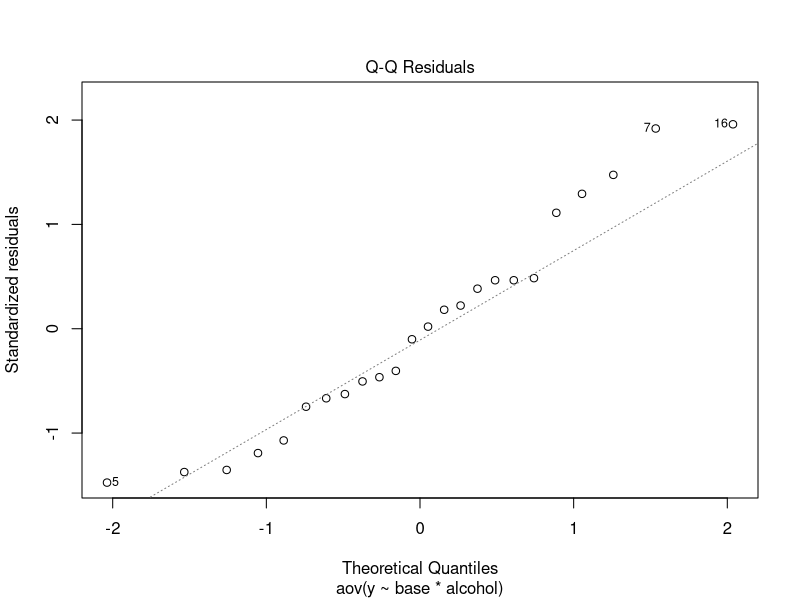
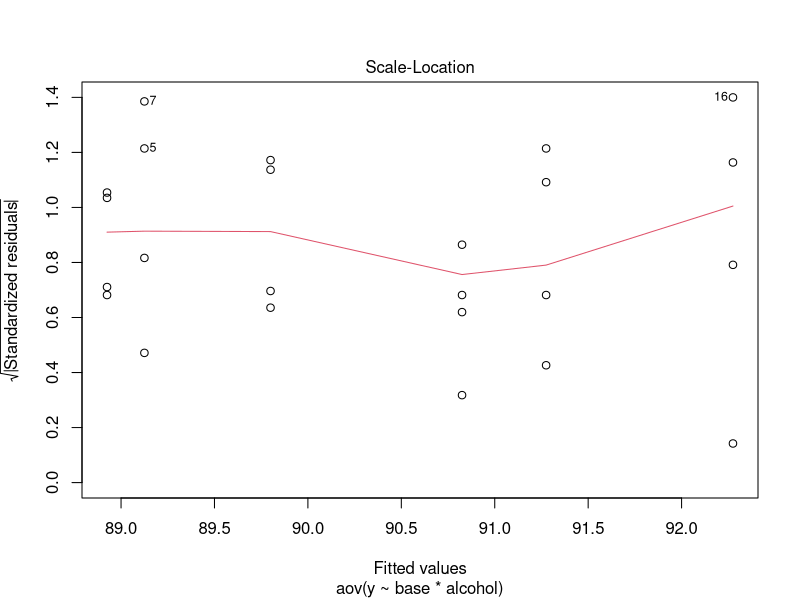
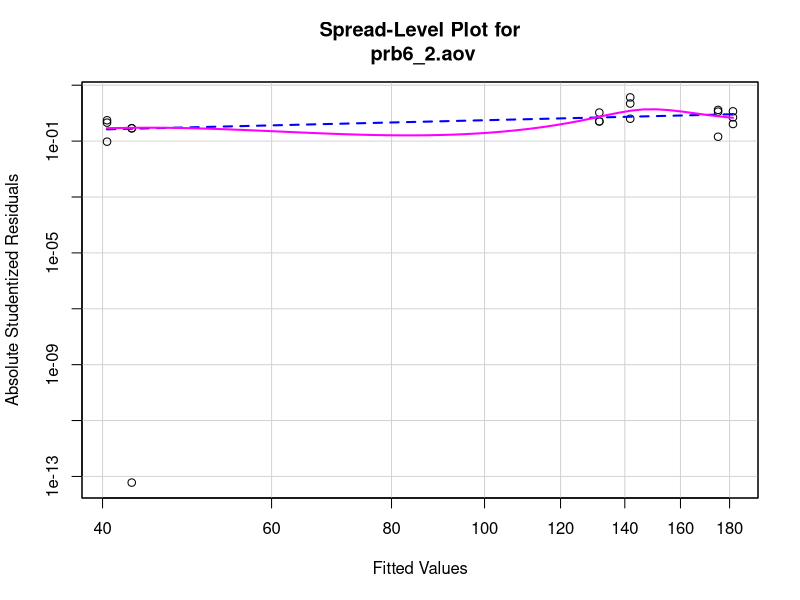

R code for these plots, in order:
####BIOS 7080: Hw Ch. 6####
if(!require(tidyverse))
  install.packages("tidyverse")
if(!require(car))
  install.packages("car")
if(!require(MASS))
  install.packages("MASS")

####Problem 6.1####
###Data Input###
#type of alcohol used in reaction
alcohol<-factor(c(rep(1, 8), rep(2, 8), rep(3, 8)))
#type of base used in reaction
base<-factor(c(rep(1, 4), rep(2, 4), rep(1, 4), rep(2, 4), rep(1, 4), rep(2, 4)))
#percent yield of reaction
y<-c(91.3, 89.9, 90.7, 91.4, 87.3, 89.4, 91.5, 88.3, 89.3, 88.1, 90.4, 91.4, 92.3,
     91.5, 90.6, 94.7, 89.5, 87.6, 88.3, 90.3, 93.1, 90.7, 91.5, 89.8)

#dataframe for the analysis
prb6_1.tibble<-tibble(alcohol, base, y)

###Part a)###
##ANOVA##
prb6_1.aov<-aov(y~base*alcohol, data = prb6_1.tibble)

###Part b)###
##cell means##
cellmu.prb6_1<-c(mean(y[1:4]), mean(y[5:8]), mean(y[9:12]), mean(y[13:16]),
                 mean(y[17:20]), mean(y[21:24]))
##marginal means##
#base means
basemu.prb6_1<-c(mean(y[base=="1"]), mean(y[base=="2"]))
#number of levels of base
n.base<-length(basemu.prb6_1)
#alcohol means
alcoholmu.prb6_1<-c(mean(y[alcohol=="1"]), mean(y[alcohol=="2"]),
                    mean(y[alcohol=="3"]))
#number of levels of alcohol
n.alcohol<-length(alcoholmu.prb6_1)
#total mean
mu.prb6_1<-mean(y)
#total number of cells
N.prb6_1<-length(prb6_1.tibble$y)
#number of replications
r.prb6_1<-4 #from the no. of observations per cell

##standard errors##
#MSE of the model
MSE.prb6_1<-summary(prb6_1.aov)[[1]][['Mean Sq']][4]
#MS of base
MSbase.prb6_1<-summary(prb6_1.aov)[[1]][['Mean Sq']][1]
#MS of alcohol
MSalcohol.prb6_1<-summary(prb6_1.aov)[[1]][['Mean Sq']][2]
#MS of interaction
MSintrct.prb6_1<-summary(prb6_1.aov)[[1]][['Mean Sq']][3]
#standard error of the base
sebase.prb6_1<-sqrt(MSE.prb6_1/(r.prb6_1*n.alcohol))
#standard error of the alcohol
sealcohol.prb6_1<-sqrt(MSE.prb6_1/(r.prb6_1*n.base))
#standard error of the cells
secells.prb6_1<-sqrt(MSE.prb6_1/r.prb6_1)

###Part c)###
#F statistic for interaction
F0.prb6_1<-MSintrct.prb6_1/MSE.prb6_1
#critical F-value (alpha, (n.base-1)*(n.alcohol-1), n.base*n.alcohol*(r.prb6_1-1))
Fcrit.prb6_1<-qf(0.95, (n.base-1)*(n.alcohol-1), n.base*n.alcohol*(r.prb6_1-1))
#p-value
pval.prb6_1<-pf(F0.prb6_1, (n.base-1)*(n.alcohol-1),
                n.base*n.alcohol*(r.prb6_1-1), lower.tail = F)

###Part d)###
#standard error for multiple contrasts (mu1-mu2)
sc.prb6_1<-sqrt((MSE.prb6_1/r.prb6_1)*(1^2+(-1)^2))
#Bonf. t-value for base effects (alpha/2=0.975, k=3, v=ab(r-1)=18)
tval.prb6_1b<-2.64
#Bonf. t-value for alcohol effects (alpha/2=0.975, k=6, v=ab(r-1)=18)
tval.prb6_1a<-2.96

##mulitple contrasts for simple effects
#base effects
b12alc1<-cellmu.prb6_1[1]-cellmu.prb6_1[2]
b12alc2<-cellmu.prb6_1[3]-cellmu.prb6_1[4]
b12alc3<-cellmu.prb6_1[5]-cellmu.prb6_1[6]

#alcohol effects
alc12b1<-cellmu.prb6_1[1]-cellmu.prb6_1[3]
alc13b1<-cellmu.prb6_1[1]-cellmu.prb6_1[5]
alc23b1<-cellmu.prb6_1[3]-cellmu.prb6_1[5]
alc12b2<-cellmu.prb6_1[2]-cellmu.prb6_1[4]
alc13b2<-cellmu.prb6_1[2]-cellmu.prb6_1[6]
alc23b2<-cellmu.prb6_1[4]-cellmu.prb6_1[6]

##95% SCI
#base effects
SCI95_b12alc1<-c(b12alc1-tval.prb6_1b*sc.prb6_1, b12alc1+tval.prb6_1b*sc.prb6_1)
SCI95_b12alc2<-c(b12alc2-tval.prb6_1b*sc.prb6_1, b12alc2+tval.prb6_1b*sc.prb6_1)
SCI95_b12alc3<-c(b12alc3-tval.prb6_1b*sc.prb6_1, b12alc3+tval.prb6_1b*sc.prb6_1)

#alcohol effects
SCI95_alc12b1<-c(alc12b1-tval.prb6_1a*sc.prb6_1, alc12b1+tval.prb6_1a*sc.prb6_1)
SCI95_alc13b1<-c(alc13b1-tval.prb6_1a*sc.prb6_1, alc13b1+tval.prb6_1a*sc.prb6_1)
SCI95_alc23b1<-c(alc23b1-tval.prb6_1a*sc.prb6_1, alc23b1+tval.prb6_1a*sc.prb6_1)
SCI95_alc12b2<-c(alc12b2-tval.prb6_1a*sc.prb6_1, alc12b2+tval.prb6_1a*sc.prb6_1)
SCI95_alc13b2<-c(alc13b2-tval.prb6_1a*sc.prb6_1, alc13b2+tval.prb6_1a*sc.prb6_1)
SCI95_alc23b2<-c(alc23b2-tval.prb6_1a*sc.prb6_1, alc23b2+tval.prb6_1a*sc.prb6_1)

###Part e)###
##Residual analysis
#Normal plot
pqq.prb6_1<-plot(prb6_1.aov, 2)
#Spread-Location plot
psl.prb6_1<-plot(prb6_1.aov, 3)
#Levene's Test
#Levene Test (Median)
lvne_test.prb6_1<-leveneTest(prb6_1.aov, center=median)


####Problem 6.2####
###Data Input###
#method for determining serumn glucose
method<-factor(c(rep("Method 1", 9), rep("Method 2", 9)))
#pool of serum of glucose
serum<-factor(c(rep(1, 3), rep(2, 3), rep(3, 3), rep(1, 3), rep(2, 3),
                rep(3, 3)))
#glucose level (mg/dL)
glucose<-c(42.5, 43.3, 42.9, 138.4, 144.4, 142.7, 180.9, 180.5, 183.0, 39.8,
           40.3, 41.2, 132.4, 132.4, 130.3, 176.8, 173.6, 174.9)

#dataframe for problem 6.2
prb6_2.tibble<-tibble(method, serum, glucose)

###Part a)###
#Anova
prb6_2.aov<-aov(glucose~method*serum, data=prb6_2.tibble)

#residuals
prb6_2.res<-prb6_2.aov$residuals

#spread-level plot
prb6_2.slp<-spreadLevelPlot(prb6_2.aov)

#levene Test
lvne_test.prb6_2<-leveneTest(prb6_2.aov, center=median)

###Part B)###
#no transformation necessary (Levene's test for medians was not significant)